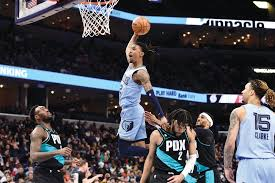
#> input picture assets/dunl.jfif, 275 x 183 px
$ python tutorial2.py
#> lines starting #> are read from the running program, lines starting #| are printed output that depends on the picture; after the words box and inside, x2 and y2 are one past the last pixel; in counts of white or black regions, pixels touching at a corner belong together
import cv2
import random

img = cv2.imread('assets/dunl.jfif', 1)
#> img is the input picture: shape (183, 275, 3); mean B, G, R 77.4, 72, 73

tag = img[100:180, 50:70]
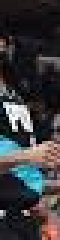
#> tag: shape (80, 20, 3) (shown 3 times larger); mean B, G, R 60.4, 58, 58.9
img[2:82, 100:120] = tag
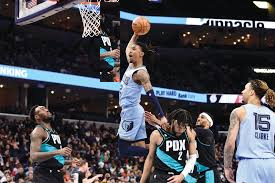
#> img: shape (183, 275, 3); 3.18% of pixels changed, all inside (x1, y1, x2, y2) = (100, 2, 120, 82)

# for i in range(100):
#     for j in range(img.shape[0]):
#         img[i][j] = [random.randint(0,255), random.randint(0,255), random.randint(0, 255)]

cv2.imshow('Image', img)
cv2.waitKey(0)
cv2.destroyAllWindows()
